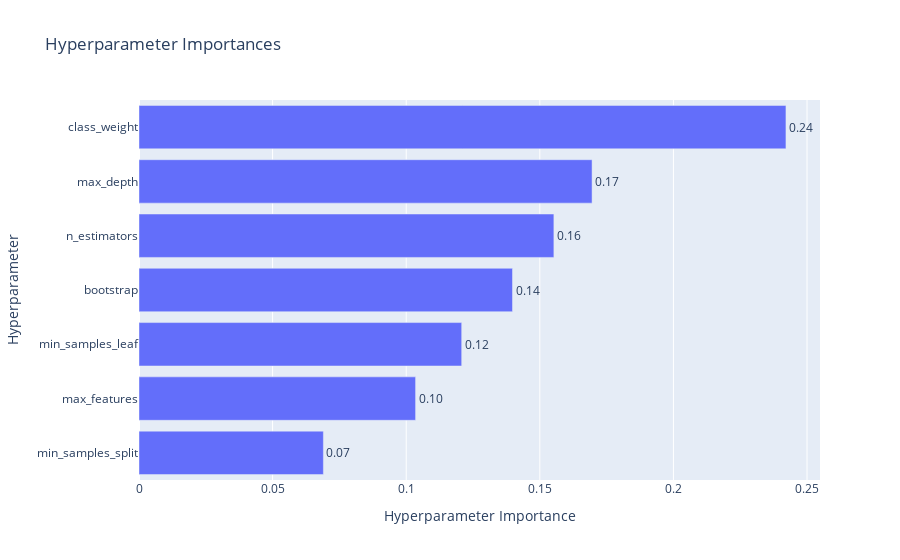

Notebook code cell kept with this figure:
### Code cell
vis.plot_param_importances(study)

### Figure 1 — Plotly figure (JSON) as saved in the notebook; plotly's stock layout.template omitted (floating-point values rounded to 4 significant figures)
{"data": [{"cliponaxis": false, "hovertemplate": ["min_samples_split (IntDistribution): 0.06900711010940187<extra></extra>", "max_features (FloatDistribution): 0.1035106651641029<extra></extra>", "min_samples_leaf (IntDistribution): 0.1207624426914533<extra></extra>", "bootstrap (CategoricalDistribution): 0.13978238975598972<extra></extra>", "n_estimators (IntDistribution): 0.15526599774615393<extra></extra>", "max_depth (IntDistribution): 0.16955711930426307<extra></extra>", "class_weight (CategoricalDistribution): 0.24211427522863524<extra></extra>"], "name": "Objective Value", "orientation": "h", "text": ["0.07", "0.10", "0.12", "0.14", "0.16", "0.17", "0.24"], "textposition": "outside", "type": "bar", "x": [0.06901, 0.1035, 0.1208, 0.1398, 0.1553, 0.1696, 0.2421], "y": ["min_samples_split", "max_features", "min_samples_leaf", "bootstrap", "n_estimators", "max_depth", "class_weight"]}], "layout": {"title": {"text": "Hyperparameter Importances"}, "xaxis": {"title": {"text": "Hyperparameter Importance"}}, "yaxis": {"title": {"text": "Hyperparameter"}}}}
